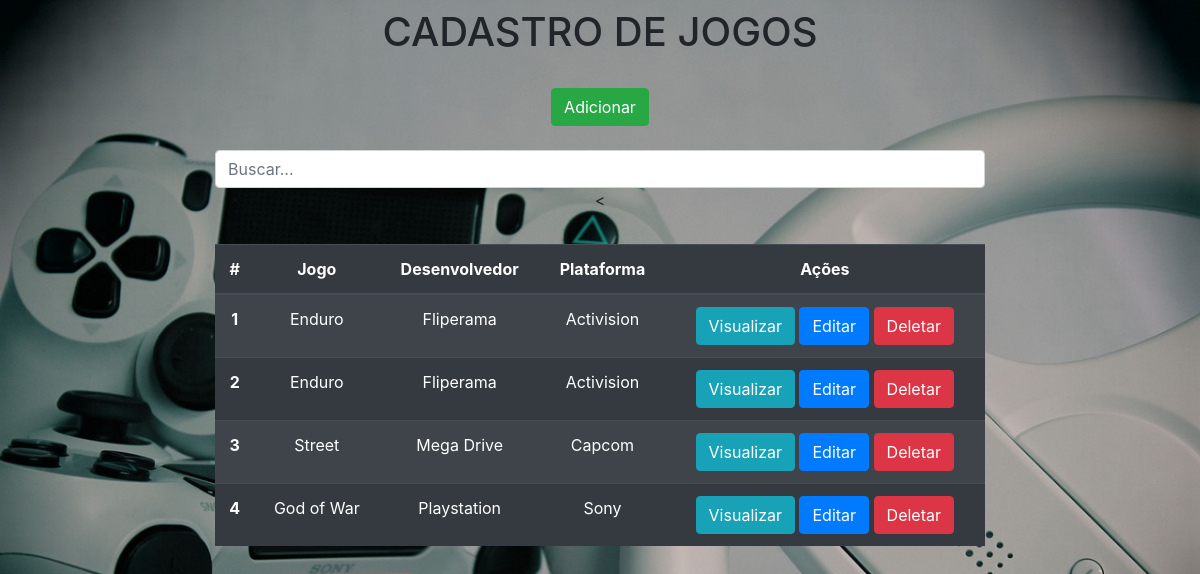
/, run on an earlier commit of the app's database.
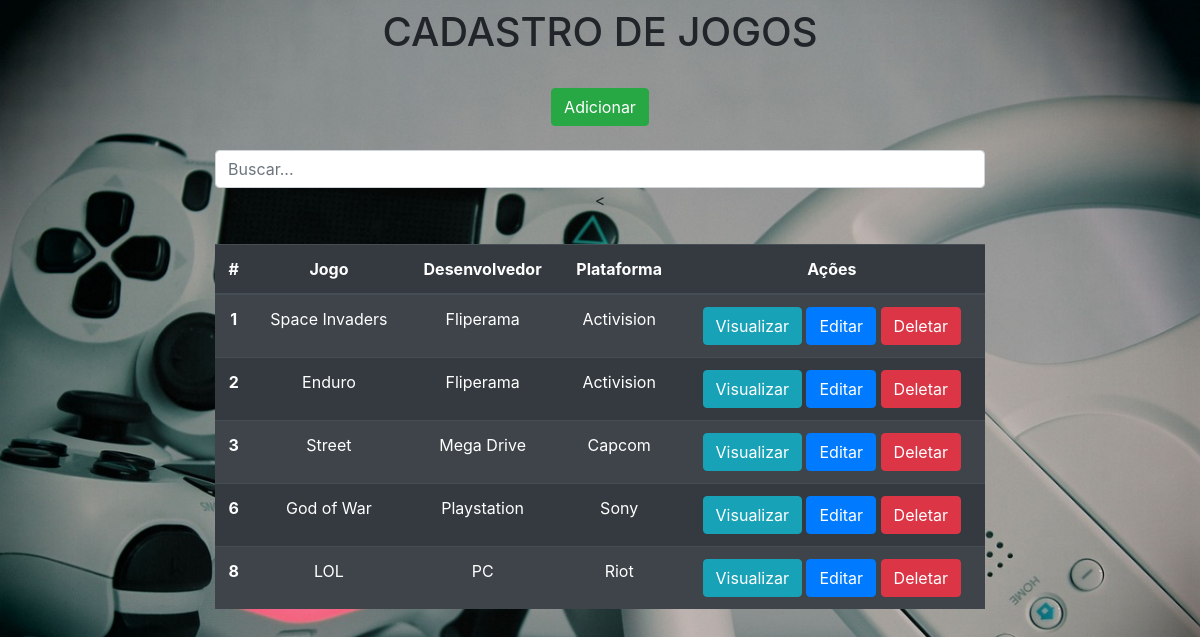
And on a later commit of the database.
### app/models.py (models this page shows)
class Jogos(models.Model):
    jogo = models.CharField(max_length=150)
    plataforma = models.CharField(max_length=100)
    desenvolvedor = models.CharField(max_length=150)

### app/views.py (the view)
# urls.py: 2. Add a URL to urlpatterns:  path('', views.home, name='home')
def home(request):
    data = {}
    search = request.GET.get('search')
    if search:
        data['db'] = Jogos.objects.filter(plataforma__icontains=search)
    else:
        data['db'] = Jogos.objects.all()
    return render(request, 'index.html', data)

### app/templates/index.html (shortened to what this page needs)
<!DOCTYPE html>
<html lang="pt-br">
<head>
    <link rel="stylesheet" href="https://cdn.jsdelivr.net/npm/bootstrap@4.6.2/dist/css/bootstrap.min.css" >
    <link rel="stylesheet" href="static/style.css">
</head>
<body>
    <div class="col-8 m-auto pt-2 pb-2 text-center">
        <h1>CADASTRO DE JOGOS</h1>
    </div>
    <div class="col-8 m-auto pt-3 pb-2 text-center">
        <a href="/form" class="btn btn-success text-center">Adicionar</a>
    </div>
    <div class="col-8 m-auto pt-3 pb-2 text-center">
        <form method="get">
            <input type="text" id="search" name="search" class="form-control" placeholder="Buscar...">
        <</form>
    </div>
    <div class="col-8 m-auto pt-4 pb-2">
        <table class="table table-striped table-dark">
            <thead>
                <tr class="text-center">
                    <th scope="col">#</th>
                    <th scope="col">Jogo</th>
                    <th scope="col">Desenvolvedor</th>
                    <th scope="col">Plataforma</th>
                    <th scope="col">Ações</th>
                </tr>
            </thead>
            <tbody>
            {% for dbs in db %}
                <tr class="text-center">
                        <th>{{dbs.id}}</th>
                        <td>{{dbs.jogo}}</td>
                        <td>{{dbs.plataforma}}</td>
                        <td>{{dbs.desenvolvedor}}</td>
                        <td class="text-center">
                            <a href="/view/{{dbs.id}}/" type="button" class="btn btn-info">Visualizar</a>
                            <a href="/edit/{{dbs.id}}/" type="button" class="btn btn-primary">Editar</a>
                            <a href="/delete/{{dbs.id}}/" type="button" class="btn btn-danger btnDel">Deletar</a>
                        </td>
                </tr>
            {% endfor %}
            </tbody>
        </table>
    </div>
    {% load static %}
</body>
</html>

What changed in the data, as far as the page shows it:
removed Jogos: id "4", jogo "God of War", plataforma "Playstation", desenvolvedor "Sony"
changed Jogos id 1: jogo "Enduro" → "Space Invaders"
added Jogos: id "6", jogo "God of War", plataforma "Playstation", desenvolvedor "Sony"
added Jogos: id "8", jogo "LOL", plataforma "PC", desenvolvedor "Riot"
